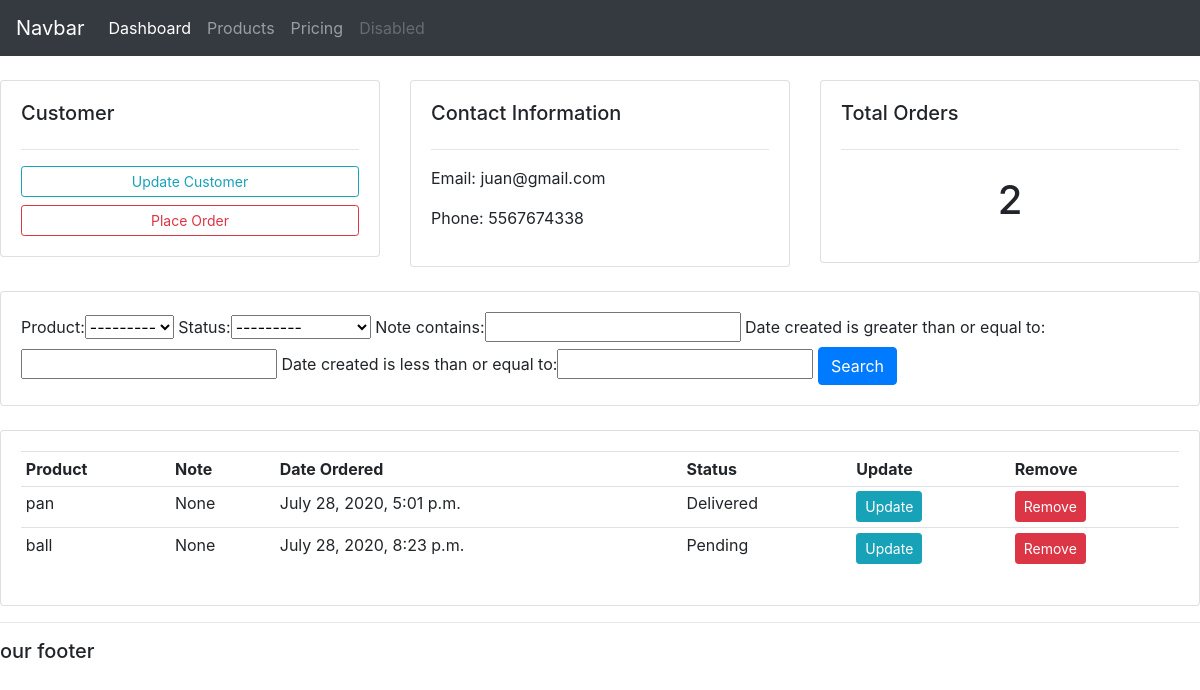
The app's page /customer/2/ with its own data.
### accounts/models.py (models this page shows, shortened)
class Customer(models.Model):
    name = models.CharField(max_length=200,null=True)
    phone = models.CharField(max_length=200,null=True)
    email = models.CharField(max_length=200,null=True)
    date_created = models.DateTimeField(auto_now_add=True, null=True)

class Order(models.Model):
    STATUS = (
        ('Pending','Pending'),
        ('Out for delivery', 'Out for delivery'),
        ('Delivered', 'Delivered'),
    )
    customer = models.ForeignKey(Customer,null=True,on_delete=models.SET_NULL)
    product = models.ForeignKey(Product,null=True,on_delete=models.SET_NULL)
    date_created = models.DateTimeField(auto_now_add=True, null=True)
    status = models.CharField(max_length=200,null=True,choices=STATUS)
    note = models.CharField(max_length=1000,null=True,choices=STATUS)

class Product(models.Model):
    CATEGORY = (
        ('Indoor','Indoor'),
        ('Out Door', 'Out Door'),
    )
    name = models.CharField(max_length=200,null=True)
    price = models.FloatField(null=True)
    category = models.CharField(max_length=200,null=True,choices=CATEGORY)
    description = models.CharField(max_length=200,null=True)
    date_created = models.DateTimeField(auto_now_add=True, null=True,blank=True)
    tags = models.ManyToManyField(Tag)
    def __str__(self):
        return self.name

### accounts/views.py (the view)
# urls.py: path('customer/<str:pk>/', views.customer, name='customer'),
def customer(request,pk):
    customer = Customer.objects.get(id=pk)
    orders = customer.order_set.all()
    order_count = orders.count()
    myfilter = OrderFilter(request.GET, queryset=orders)
    orders = myfilter.qs
    context = {'customer':customer,'orders':orders,'myfilter':myfilter}
    return render(request,'accounts/customer.html',context)

### accounts/templates/accounts/customer.html
{% extends 'accounts/main.html' %}
{% block content %}
<br>
<div class="row">
    <div class="col-md">
        <div class="card card-body">
            <h5>Customer</h5>
            <hr>
            <a href="" class="btn btn-outline-info btn-sm btn-block">Update Customer</a>
            <a href="{% url 'create_order' customer.id %}" class="btn btn-outline-danger btn-sm btn-block">Place Order</a>
        </div>
    </div>
    <div class="col-md">
        <div class="card card-body">
            <h5>Contact Information</h5>
            <hr>
            <p>Email: {{customer.email}}</p>
            <p>Phone: {{customer.phone}}</p>
        </div>
    </div>
    <div class="col-md">
        <div class="card card-body">
            <h5>Total Orders</h5>
            <hr>
            <h1 style="text-align:center;padding:10px">{{orders.count}}</h1>
        </div>
    </div>
</div>
<br>
<div class="row">
    <div class="col">
        <div class="card card-body">
            <form action="" method="get">
                {{myfilter.form}}
                <button class="btn btn-primary" type="submit">Search</button>
            </form>
        </div>
    </div>
</div>
<br>
<div class="row">
    <div class="col-md">
        <div class="card card-body">
            <table class="table table-sm">
                <tr>
                    <th>Product</th>
                    <th>Note</th>
                    <th>Date Ordered</th>
                    <th>Status</th>
                    <th>Update</th>
                    <th>Remove</th>
                </tr>
                {% for order in orders %}
                    <tr>
                        <td>{{order.product}}</td>
                        <td>{{order.note}}</td>
                        <td>{{order.date_created}}</td>
                        <td>{{order.status}}</td>
                        <td><a class="btn btn-sm btn-info" href="{% url 'update_order' order.id %}">Update</a></td>
                        <td><a class="btn btn-sm btn-danger" href="{% url 'delete_order' order.id %}">Remove</a></td>
                    </tr>
                {% endfor %}
            </table>
        </div>
    </div>
</div>
{% endblock %}

### static/css/main.css (style rules this page uses)
body { background-color: ebeff5; }

### records on screen
Customer: email "juan@gmail.com", phone "5567674338"
Order: product "pan", note "None", date_created "July 28, 2020, 5:01 p.m.", status "Delivered"
Order: product "ball", note "None", date_created "July 28, 2020, 8:23 p.m.", status "Pending"

### other values on screen
{{ orders.count }} "2"
